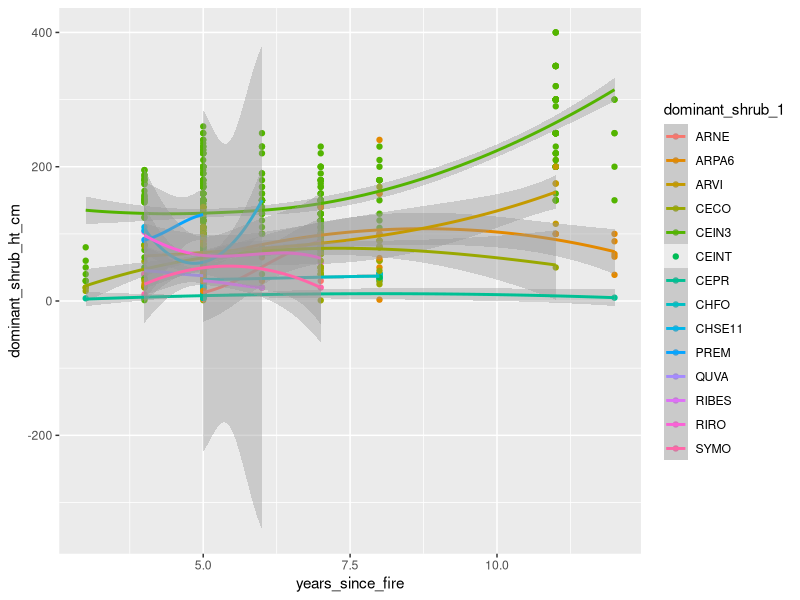
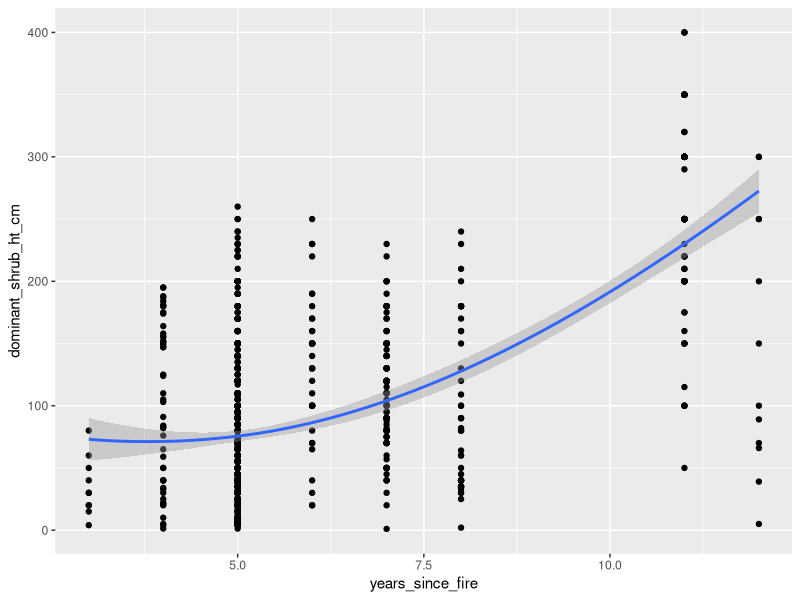

Source code (R) for these figures, in order: (Note: this script raises an error after producing the figures.)
## ---- chunk 1
setwd("~/Shrubs-Seedlings/code/Shrub_growth_time/")
require(tidyverse)
require(lubridate)
## ---- chunk 2
df <- read.csv("../../data/Data_for_shrub_growth/Young_data/Young_Plot_data.csv") %>% 
  arrange(Regen_Plot) %>% 
  tbl_df()
head(df)
## ---- chunk 3
df %>% 
  filter(is.na(dominant_shrub_ht_cm)) %>% 
  select(Regen_Plot, SHRUB, dominant_shrub_1, dominant_shrub_ht_cm, dominant_shrub_2, dominant_shrub_3) 
## ---- chunk 4
df <- df %>% 
  filter(!is.na(dominant_shrub_ht_cm))
## ---- chunk 5
df <- df %>% 
  filter(FIRE_SEV >3) %>% 
  mutate(Date = lubridate::mdy_hm(Date)) %>% 
  mutate(Year_meas = lubridate::year(Date)) %>% 
  dplyr::select(Year_meas, Date, everything()) %>% 
  mutate(years_since_fire = Year_meas - Year.of.Fire) %>% 
  dplyr::select(Regen_Plot, Fire, FIRE_SEV, years_since_fire, Year_meas, Year.of.Fire, Date, dominant_shrub_1, dominant_shrub_ht_cm, SHRUB) %>% 
  rename(Shrub_cover_allspp = SHRUB)
df

summary(df$years_since_fire)  
## ---- chunk 6
sort(unique(df$dominant_shrub_1))
df <- df %>% 
  filter(dominant_shrub_1 %in% c("ARNE", "ARPA6", "ARVI", "CECO", "CEIN3", "CEINT", "CEPR", "CHFO", "CHSE11", "PREM", "QUVA", "RIBES", "RIRO", "SYMO"))
## ---- chunk 7
ggplot(df, aes(x = years_since_fire, y = dominant_shrub_ht_cm, col = dominant_shrub_1))+
  geom_point()+ 
  geom_smooth(method = "loess", span = 1.5)
## ---- chunk 8
ggplot(df, aes(x = years_since_fire, y = dominant_shrub_ht_cm))+
  geom_point()+ 
  geom_smooth(method = "loess", span = 1.5)
## ---- chunk 9
save(df, file = "~/Shrubs-Seedlings/compiled_data/shrub_growth/Young_df.Rdata")
